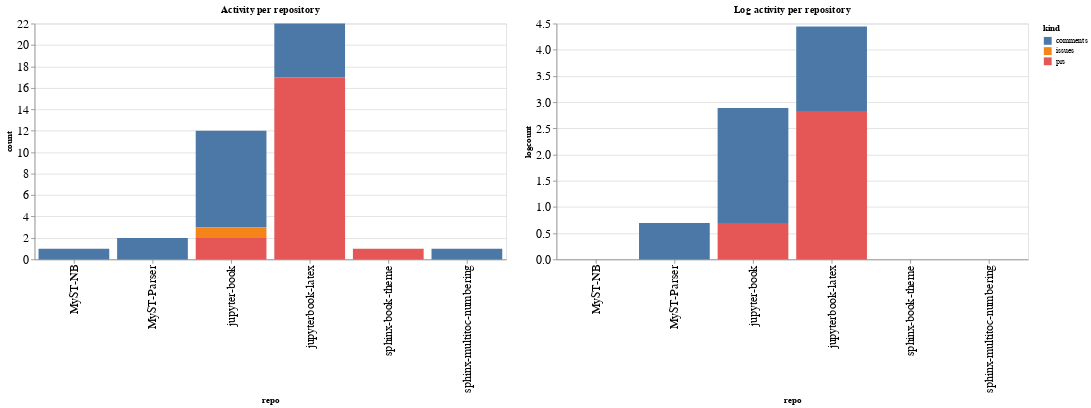

Notebook code cell kept with this figure:
### Code cell
ch1 = alt.Chart(repo_summaries, width=600, title="Activity per repository").mark_bar().encode(
    x='repo',
    y='count',
    color='kind',
    tooltip="kind"
)

ch2 = alt.Chart(repo_summaries, width=600, title="Log activity per repository").mark_bar().encode(
    x='repo',
    y='logcount',
    color='kind',
    tooltip="kind"
)

ch1 | ch2

### Figure 1 — Vega-Lite specification as saved in the notebook (floating-point values rounded to 4 significant figures)
{"config": {"axisLeft": {"labelFontSize": 15}, "axisBottom": {"labelFontSize": 15}}, "hconcat": [{"mark": "bar", "encoding": {"color": {"type": "nominal", "field": "kind"}, "tooltip": {"type": "nominal", "field": "kind"}, "x": {"type": "nominal", "field": "repo"}, "y": {"type": "quantitative", "field": "count"}}, "title": "Activity per repository", "width": 600}, {"mark": "bar", "encoding": {"color": {"type": "nominal", "field": "kind"}, "tooltip": {"type": "nominal", "field": "kind"}, "x": {"type": "nominal", "field": "repo"}, "y": {"type": "quantitative", "field": "logcount"}}, "title": "Log activity per repository", "width": 600}], "data": {"name": "data-de0258ceabe3de37a26f8493403f0131"}, "$schema": "https://vega.github.io/schema/vega-lite/v4.8.1.json", "datasets": {"data-de0258ceabe3de37a26f8493403f0131": [{"repo": "MyST-NB", "kind": "comments", "count": 1, "logcount": 0.0}, {"repo": "MyST-Parser", "kind": "comments", "count": 2, "logcount": 0.6931}, {"repo": "jupyter-book", "kind": "comments", "count": 9, "logcount": 2.197}, {"repo": "jupyter-book", "kind": "issues", "count": 1, "logcount": 0.0}, {"repo": "jupyter-book", "kind": "prs", "count": 2, "logcount": 0.6931}, {"repo": "jupyterbook-latex", "kind": "comments", "count": 5, "logcount": 1.609}, {"repo": "jupyterbook-latex", "kind": "prs", "count": 17, "logcount": 2.833}, {"repo": "sphinx-book-theme", "kind": "prs", "count": 1, "logcount": 0.0}, {"repo": "sphinx-multitoc-numbering", "kind": "comments", "count": 1, "logcount": 0.0}]}}
